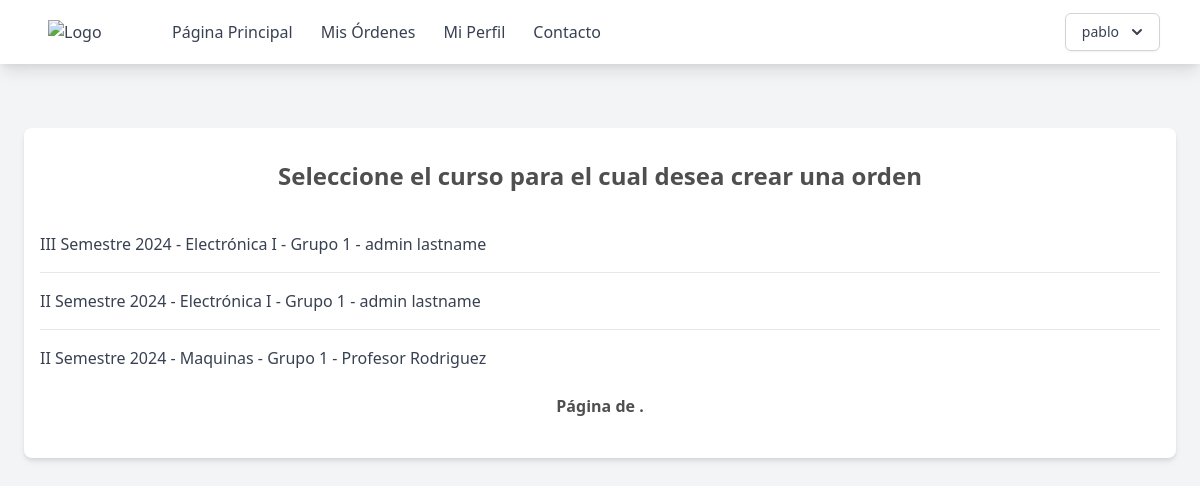
The page /orden/grupos (signed in) on the database its author committed.
### supply_room/models.py (models this page shows, shortened)
class Users(AbstractUser):
    name = models.CharField(max_length=200)
    email = models.EmailField(unique=True)
    role = models.CharField(max_length=200, choices=ROLE_CHOICES, default="student")
    student_id = models.CharField(max_length=200, null=True, blank=True)
    username = models.CharField(max_length=50, null=True)
    groups = models.ManyToManyField(
        "ClassGroups", related_name="group_student", blank=True
    )
    orders = models.ManyToManyField("Order", related_name="order_student", blank=True)
    objects = CustomUserManager()
    USERNAME_FIELD = "email"
    REQUIRED_FIELDS = ["name", "role"]

class ClassGroups(models.Model):
    number = models.PositiveIntegerField(verbose_name="Numero de Curso:")
    year = models.PositiveIntegerField(verbose_name="Año", default=2024)
    term = models.CharField(
        max_length=3, choices=TERM_CHOICES, default="I", verbose_name="Semestre"
    )
    professor = models.ForeignKey(
        Users,
        related_name="group_professor",
        on_delete=models.PROTECT,
        verbose_name="Profesor",
    )
    class_id = models.ForeignKey(Class, on_delete=models.PROTECT, verbose_name="Clase")
    student = models.ManyToManyField(
        Users,
        related_name="group_student",
        through=Users.groups.through,
        blank=True,
        verbose_name="Estudiantes",
    )
    @property
    def semester(self):
        return f"{self.term} Semestre {str(self.year)}"

class Class(models.Model):
    name = models.CharField(max_length=200)
    code = models.CharField(max_length=200)

### supply_room/views.py (the view)
class OrderGroupList(TeacherOrStudentRoleCheck, View):
    def get(self, request, *args, **kwargs):
        object_list = request.user.groups.order_by("-year", "-term").all()
        if self.request.user.role == "teacher":
            object_list = ClassGroups.objects.filter(professor=self.request.user).all()
        return render(
            request,
            "page/crear-orden-grupos.html",
            {"object_list": object_list},
        )

### supply_room/utils.py (called while the page is built)
    def test_func(self):
        return (
            self.request.user.role == "teacher" or self.request.user.role == "student"
        )

### templates/page/crear-orden-grupos.html (shortened to what this page needs)
{% extends "base.html" %} {% block content %}
<div class="max-w-6xl mx-auto px-4 py-8 bg-white rounded-lg shadow-md mt-16">
    <h2 class="text-2xl font-bold mb-6 text-center">Seleccione el curso para el cual desea crear una orden</h2>
    <ul class="divide-y divide-gray-200">
        {% for object in object_list %}
        <li class="py-4">
            <div class="flex justify-between items-center  ">
                <a href="{% url 'crear-orden' pk=object.id %}" class="text-gray-700">{{ object.semester }} - {{ object.class_id.name }} -  Grupo {{ object.number }} - {{object.professor.name}}</a>
            </div>
        </li>
        {% empty %}
        <li class="py-4 text-center text-gray-500">No objects yet.</li>
        {% endfor %}
    </ul>
    <div class="pagination ">
    <div class="step-links flex w-full justify-between items-center p-2">
        <span class="current font-bold mx-4">
            Página {{ page_obj.number }} de {{ page_obj.paginator.num_pages }}.
        </span>
    </div>
</div>
</div>
{% endblock %}

### templates/base.html (shortened to what this page needs)
{% load static %}
<!DOCTYPE html>
<html lang="en">
  <head>
    <link href="{% static 'output.css' %}" rel="stylesheet" />
    <link href="https://cdn.jsdelivr.net/npm/tailwindcss@2.2.19/dist/tailwind.min.css" rel="stylesheet">
  </head>
  <body class="bg-gray-100 h-full min-h-screen">
    <nav class="bg-white shadow-lg">
      <div class="max-w-6xl mx-auto px-4">
        <div class="flex justify-between">
          <div class="flex space-x-4">
            <div>
              <a href="{% url 'home' %}" class="flex items-center py-5 px-2 text-gray-700">
                <img src="https://eie.ucr.ac.cr/static/img/logos/EIE_v.png" alt="Logo" class="w-20 mr-2">
              </a>
            </div>
            <div class="hidden md:flex items-center space-x-1">
              <a href="{% url 'home' %}" class="py-5 px-3 text-gray-700 hover:text-gray-900">Página Principal</a>
              {% if user.role == 'student' or user.role == 'teacher' %}
              <a href="{% url 'mis-ordenes' %}" class="py-5 px-3 text-gray-700 hover:text-gray-900">Mis Órdenes</a>
              {% endif %}
              <a href="{% url 'perfil' %}" class="py-5 px-3 text-gray-700 hover:text-gray-900">Mi Perfil</a>
              <a href="#" class="py-5 px-3 text-gray-700 hover:text-gray-900">Contacto</a>
            </div>
          </div>
          {% if user.is_authenticated %}
          <div class="hidden md:flex items-center space-x-1">
            <div class="relative inline-block text-left">
              <div>
                <button type="button" class="inline-flex justify-center w-full rounded-md border border-gray-300 shadow-sm px-4 py-2 bg-white text-sm font-medium text-gray-700 hover:bg-gray-50 focus:outline-none" id="menu-button" aria-expanded="true" aria-haspopup="true">
                  {{ user.username }}
                  <svg class="-mr-1 ml-2 h-5 w-5" xmlns="http://www.w3.org/2000/svg" viewBox="0 0 20 20" fill="currentColor" aria-hidden="true">
                    <path fill-rule="evenodd" d="M5.293 7.293a1 1 0 011.414 0L10 10.586l3.293-3.293a1 1 0 111.414 1.414l-4 4a1 1 0 01-1.414 0l-4-4a1 1 0 010-1.414z" clip-rule="evenodd" />
                  </svg>
                </button>
              </div>
            </div>
          </div>
          {% endif %}
        </div>
      </div>
    </nav>
    {% if user.is_authenticated %}
    <div class="pb-12 ">{% block content %} {% endblock %}</div>
    {% else %}
    <p>You are not logged in</p>
    <a href="{% url 'login' %}">Log In</a>
    {% endif %}
  </body>
</html>

### rows shown on the page
Users: username "pablo"
ClassGroups: semester "III Semestre 2024", class_id.name "Electrónica I", number "1", professor.name "admin lastname"
ClassGroups: semester "II Semestre 2024", class_id.name "Electrónica I", number "1", professor.name "admin lastname"
ClassGroups: semester "II Semestre 2024", class_id.name "Maquinas", number "1", professor.name "Profesor Rodriguez"
